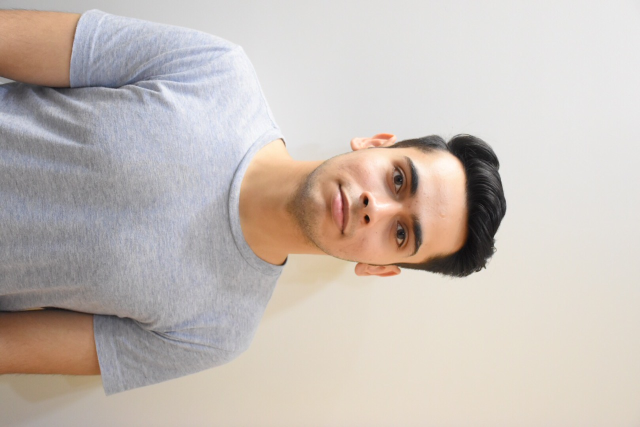
#> input picture test.JPG, 1280 x 854 px (shown at 1/2 size)
$ python main.py test.JPG   (older library calls are emulated)
#> lines starting #> are read from the running program, lines starting #| are printed output that depends on the picture
#! /usr/bin/python3.6
from PIL import Image
import imagehash
import sys
def main():

	img = Image.open(sys.argv[1])
#> img is the input picture: PIL image 1280x854 RGB; mean R, G, B 199.1, 189.8, 183.6
	x,y=img.size
#> x = 1280; y = 854
	area1=(int(0.7*x),int(0.7*y))
#> area1 = (896, 597)
	size_1=img.resize(area1,Image.ANTIALIAS)
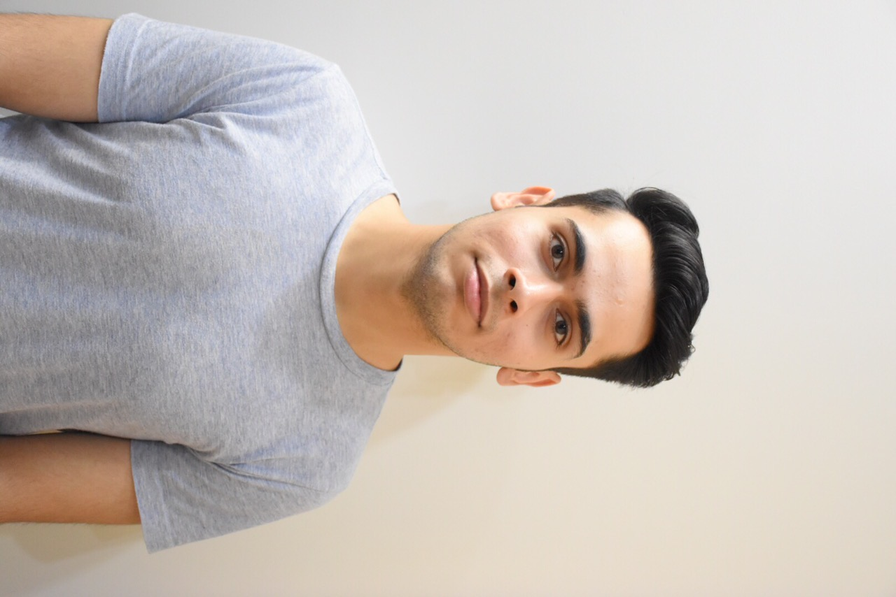
#> size_1: PIL image 896x597 RGB; mean R, G, B 199.1, 189.8, 183.6
	area2=(int(0.5*x),int(0.5*y))
#> area2 = (640, 427)
	size_2=img.resize(area2,Image.ANTIALIAS)

	print("Computed D hash values for the input file : ")
	print(f" 100% : {imagehash.dhash(img)}")
#> (this line was passed over: imagehash is not available in this run)
	print(f" 70% : {imagehash.dhash(size_1)}")
#> (this line was passed over: imagehash is not available in this run)
	print(f" 50% : {imagehash.dhash(size_2)}")
#> (this line was passed over: imagehash is not available in this run)

if(__name__=="__main__"):
	main()
